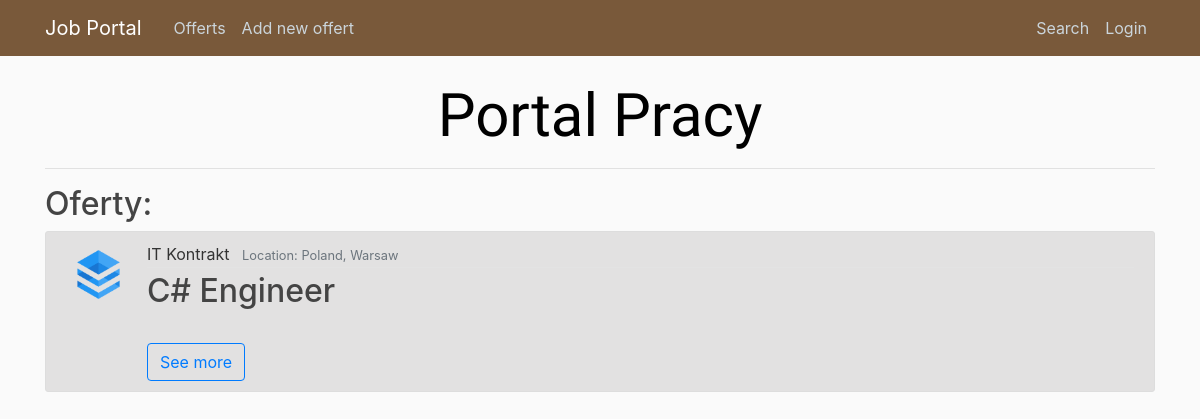
Before: /offerts/ with the older database file.
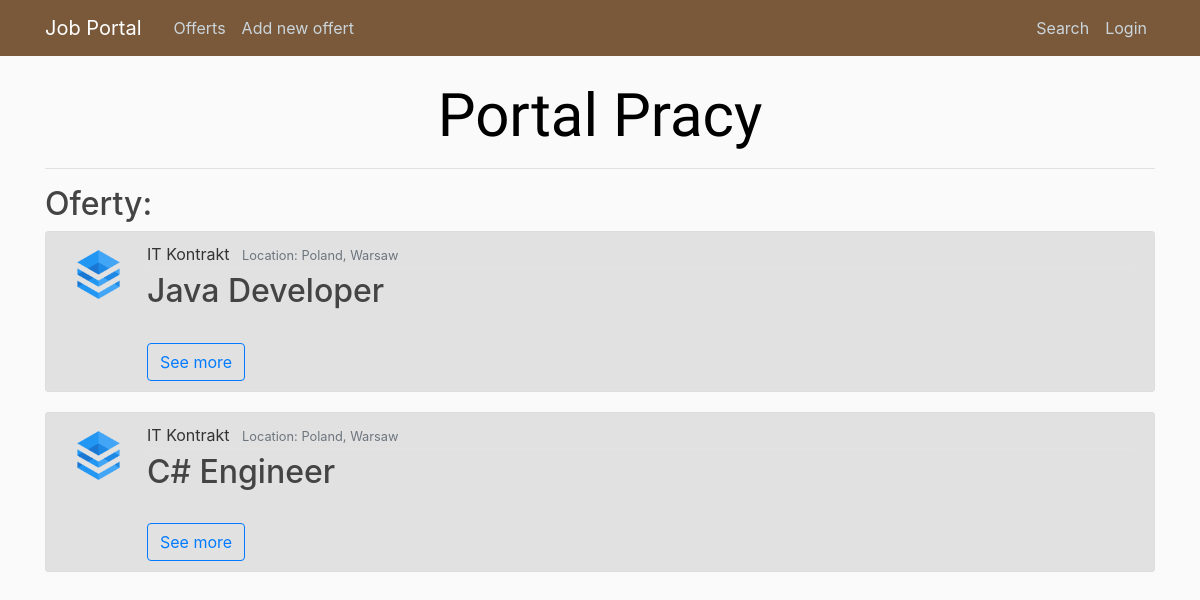
After: the same page with the newer database file.
### offerts/models.py (models this page shows, shortened)
class Offert(models.Model):
    author = models.ForeignKey(User, on_delete=models.CASCADE)
    position = models.CharField(max_length = 100)
    agency = models.ForeignKey(Agency, on_delete=models.CASCADE)
    remote = models.BooleanField(default=False)
    per_hour = models.BooleanField("Salary: per hour", default=False)
    min_salary = models.IntegerField(default=0)
    max_salary = models.IntegerField(default=0)
    publication_date = models.DateTimeField(auto_now_add = True)
    expiration_date = models.DateField(null=True, default=None)
    must_have = models.ManyToManyField('Tag')
    nice_to_have = models.CharField(max_length = 1000)
    duties = models.CharField(max_length = 1000)
    benefits = models.CharField(max_length = 1000)
    about = models.TextField(null=True)

class Agency(models.Model):
    company = models.ForeignKey(Company, on_delete=models.CASCADE)
    country = models.CharField(max_length = 100)
    location = models.CharField(max_length = 100)
    address = models.CharField(max_length = 200)
    weppage = models.URLField(null=True)
    email = models.EmailField()
    phone = models.CharField(max_length=15)

class Company(models.Model):
    name = models.CharField(max_length = 200, unique=True)
    logo = models.ImageField(upload_to = "logos/", null=True, default=None)
    webpage = models.URLField(null=True)
    about = models.CharField(max_length = 1000)

### offerts/views.py (the view)
# urls.py: path('', OffertListView.as_view(), name = 'index'),
class OffertListView(ListView):
    model = Offert
    template_name = 'offerts/index.html' # default: <app>/<model>_<viewtype>.html
    context_object_name = 'offerts'
    ordering = ['-publication_date'] # '-' -> from newest to oldest

### offerts/templates/offerts/index.html (shortened to what this page needs)
{% extends 'base.html' %}
{% load static %}
    {% block body %}
      <h1> Portal Pracy </h1>
      <hr>
      <h2> Oferty: </h2>
      {% if offerts %}
        {% for offert in offerts %}
        <article class="media content-section">
        <img class="article-img" src="{{offert.agency.company.logo.url}}" alt="logo">
            <div class="media-body">
                <div class="article-metadata">
                  <a class="mr-2">{{ offert.agency.company.name }}</a>
                  <small class="text-muted">Location: {{ offert.agency.country }}, {{offert.agency.location }}</small>
                </div>
                <h2><a class="article-title">{{ offert.position }}</a></h2>
                <br>
                <a href="{% url 'offerts:details' offert.id %}"><button type="button" class="btn btn-outline-primary">See more</button></a>
        </article>
        {% endfor %}
      {% else %}
        <h3>No offerts available.</h3>
      {% endif %}
    {% endblock %}

### offerts/templates/base.html (shortened to what this page needs)
{% load static %}
<!DOCTYPE html>
  <html>
    <head>
      <link rel="stylesheet" href="https://stackpath.bootstrapcdn.com/bootstrap/4.3.1/css/bootstrap.min.css">
    </head>
    <body>
      <header class="site-header">
        <nav id="navbar" class="navbar navbar-expand-md navbar-dark bg-steel fixed-top">
          <div class="container">
            <a class="navbar-brand mr-4" href="{% url 'offerts:index' %}">Job Portal</a>
            <div class="collapse navbar-collapse" id="navbarToggle">
              <div class="navbar-nav mr-auto">
                <a class="nav-item nav-link" href="{% url 'offerts:index' %}">Offerts</a>
                <a class="nav-item nav-link" href="{%url 'offerts:new_offert'%}">Add new offert</a>
              </div>
              <div class="navbar-nav">
                <a class="nav-item nav-link" href="{%url 'search:index'%}">Search</a>
                {% if user.is_authenticated%}
                  <a class="nav-item nav-link"href="{% url 'manager:manager-my' %}">My offerts</a>
                  <a class="nav-item nav-link"href="{%url 'profile'%}">Profile</a>
                  <a class="nav-item nav-link"href="{%url 'logout'%}">Logout</a>
                {% else %}
                  <a class="nav-item nav-link"href="{%url 'login'%}">Login</a>
                {% endif %}
              </div>
            </div>
          </div>
        </nav>
      </header>
      <main role="main" class="container">
        <div class="row">
          <div class="col-md-12">
            {% block body %}{% endblock %}
          </div>
        </div>
      </main>
    </body>
  </html>

### offerts/static/main.css (style rules this page uses)
body { background: #fafafa; color: #333333; margin-top: 5rem; }
h1, h2, h3, h4, h5, h6 { color: #444444; }
.bg-steel { background-color: #5f788a; }
.site-header .navbar-nav .nav-link { color: #cbd5db; }
.content-section { background: #e2e1e1; padding: 10px 20px; border: 1px solid #dddddd; border-radius: 3px; margin-bottom: 20px; }
.article-title { color: #444444; }
.article-img { height: 65px; width: 65px; margin-right: 16px; }
.article-metadata { padding-bottom: 1px; margin-bottom: 4px; border-bottom: 1px solid #e3e3e3 }
#navbar { background-color: #79593a }

### offerts/static/offerts/index.css (style rules this page uses)
h1 { color: black; font-size: 60px; font-family: 'Amatic SC', cursive, monospace; text-align: center; }

Changed rows visible on the page:
added Offert: agency.company.logo (picture), agency.company.name "IT Kontrakt", agency.country "Poland", agency.location "Warsaw", position "Java Developer"
